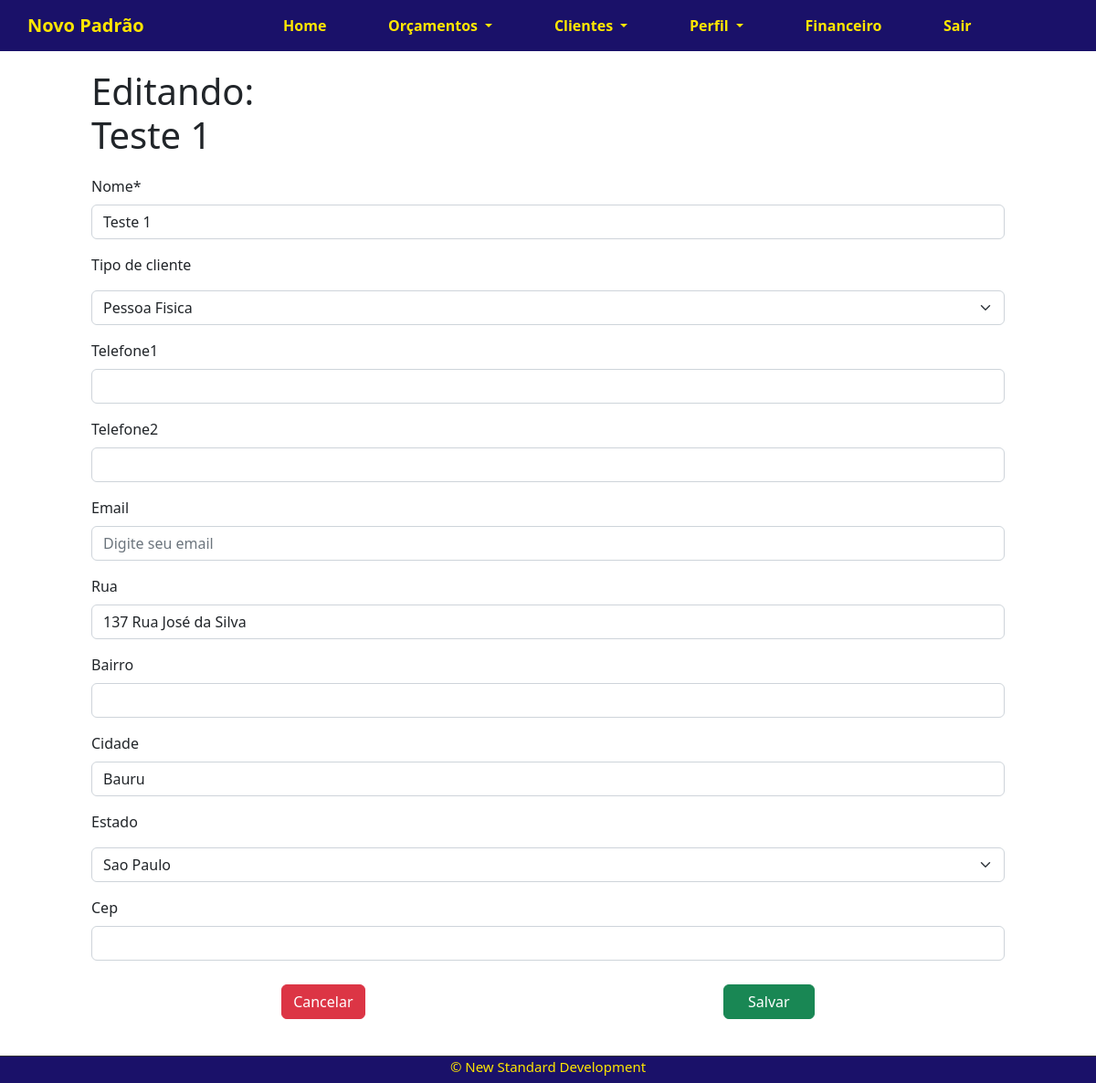
/clients/edit/1 (signed in), run on an earlier commit of the app's database.
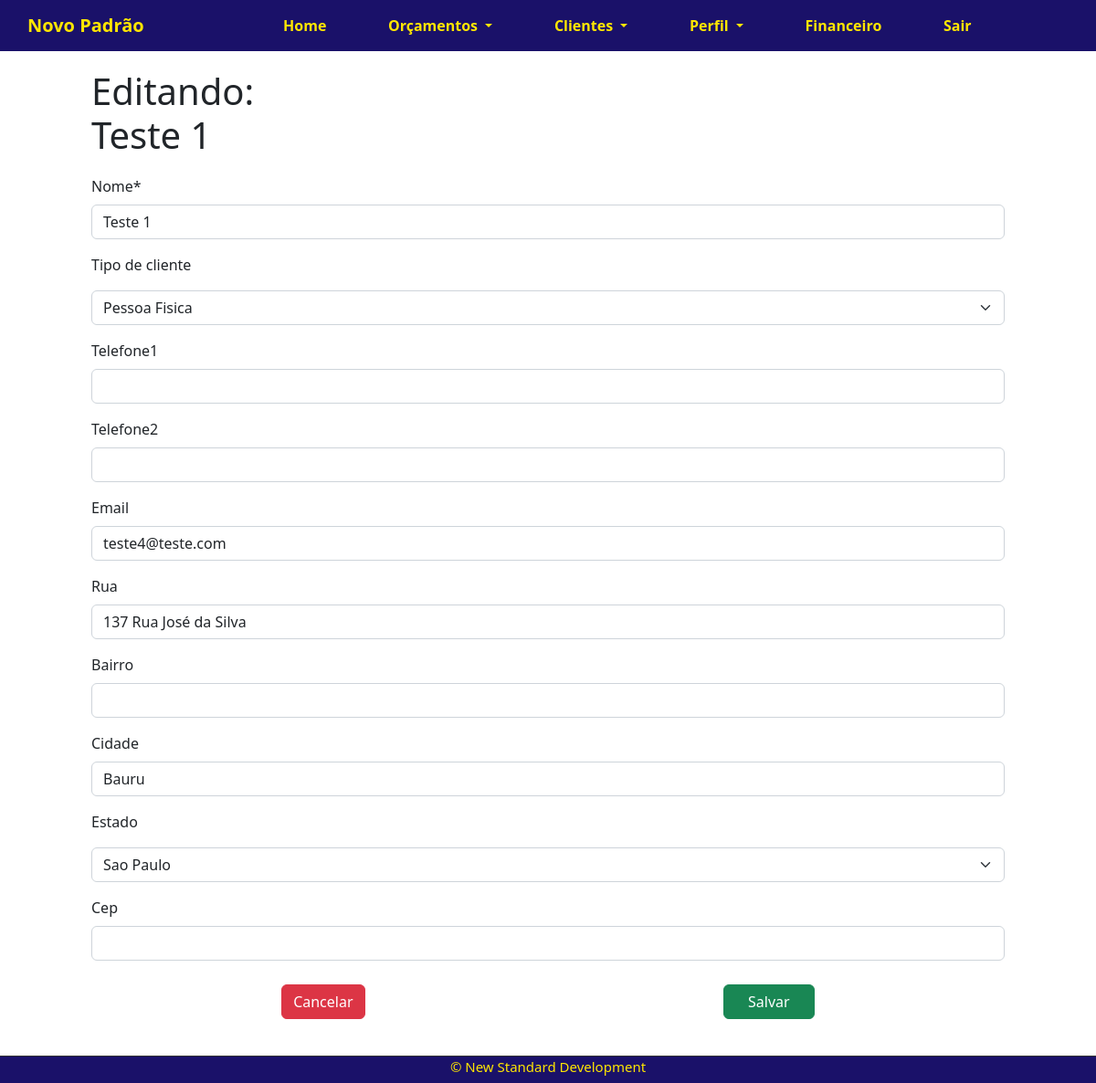
And on a later commit of the database.
### company/models.py (models this page shows, shortened)
class Contacts(models.Model):
    client_id =  models.ForeignKey(Clients, on_delete=models.CASCADE)
    telefone1 = models.CharField(max_length=30, unique=True, null=True, blank=True, )
    telefone2 = models.CharField(max_length=30, unique=True, null=True, blank=True, )
    email = models.EmailField(max_length=255, unique=True,  null=True, blank=True)

### company/views.py (the view, shortened to what this page needs)
# urls.py: path('clients/edit/<int:id>', views.editClient, name = 'edit-client'),
@login_required
def editClient(request, id):
    client = get_object_or_404(Clients, pk=id)
    client_form = ClientForm(instance=client)
    try:
        address = get_object_or_404(Address, client_id=client)
        address_form = AddressForm(instance=address)
    except:
         address_form = AddressForm()
    try:
        contacts = get_object_or_404(Contacts, client_id=client.id)
        contacts_form = ContactsForm(instance=contacts)
    except:
        contacts_form = ContactsForm(request.POST)
    context = {
        'client_form': client_form,
        'address_form':address_form,
        'contacts_form':contacts_form,
        'client': client,
        }
    return render(request, 'company/editclient.html', context)

### company/forms.py
class ClientForm(forms.ModelForm):
    class Meta:
        model = Clients
        fields = ('name', 'client_type',)
        labels = {'name': ('Nome'), 'client_type': ('Tipo de cliente')}

class AddressForm(forms.ModelForm):
    class Meta:
        model = Address
        fields = ('street',
                  'bairro',
                  'city',
                  'state',
                  'cep'
                  )
        labels = {'street':('Rua'),
                  'city': ('Cidade'),
                  'state' : ('Estado'),}

### company/templates/company/editclient.html (shortened to what this page needs)
{% extends 'base.html' %}
{% load crispy_forms_tags %}
{% block content %}
<div class="offset-1 col-10 list-div">
    <h1>Editando:
        <br>
        <span id="client-name"> {{ client.name }} </span>
    </h1>
    <div class="div-base-table">
    <form method="POST">
        {{ client_form|crispy }}
        {{ contacts_form|crispy }}
        {{ address_form|crispy }}
        <div class="container div-btn">
            <a href="/clients/">
                <input type="button" class="btn btn-danger btn-form " value="Cancelar">
            </a>
            <input type="submit" class="btn btn-success btn-form " id="" value="Salvar">
        </div>
    </form>
</div>
{% endblock %}

What changed in the data, as far as the page shows it:
added Contacts: email "teste4@teste.com"
